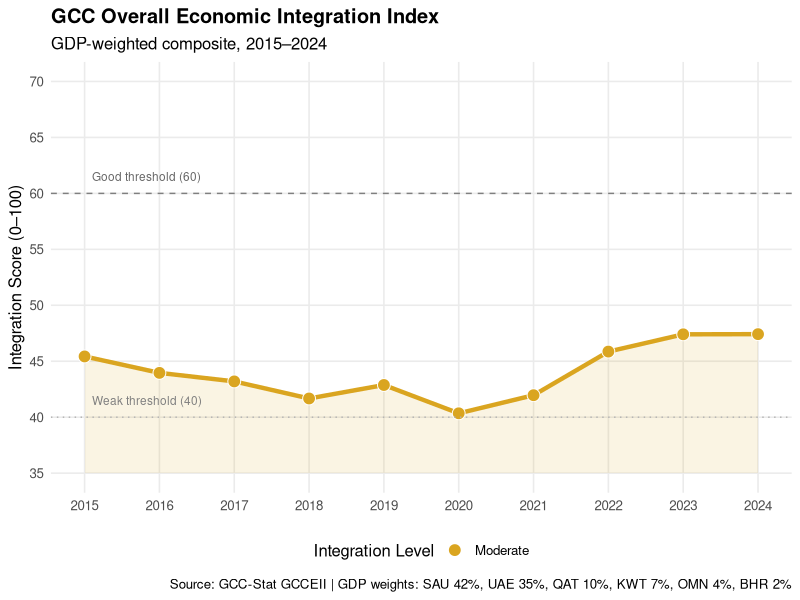
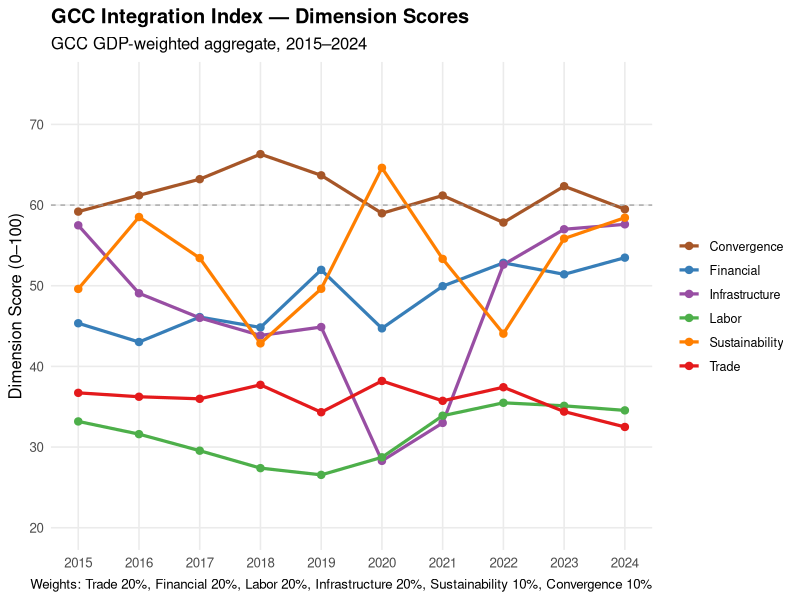
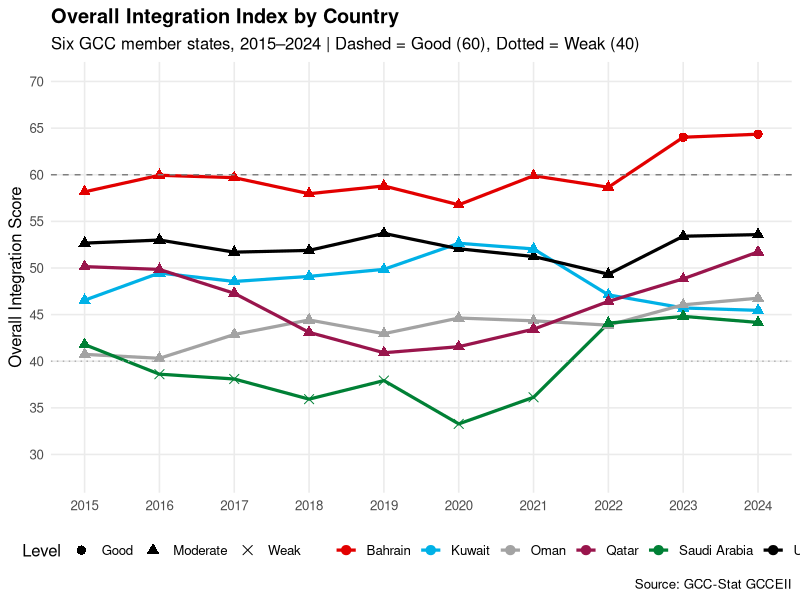
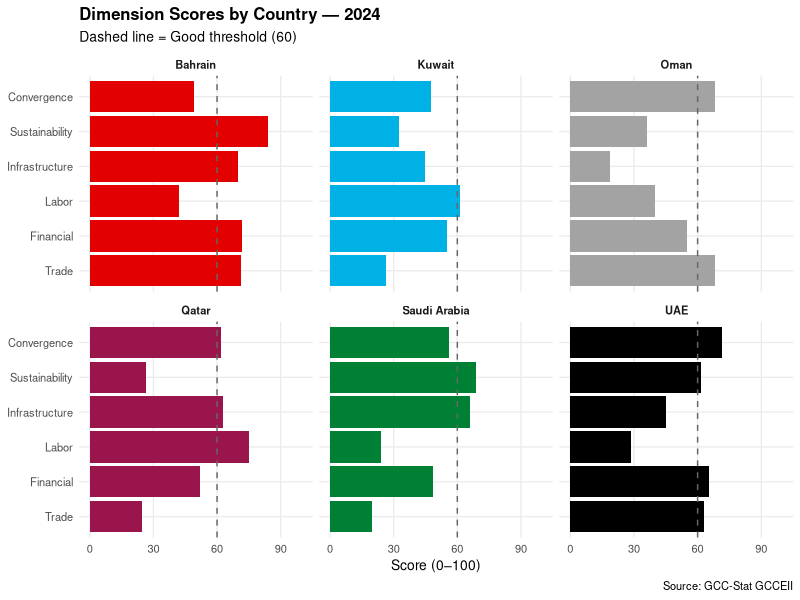
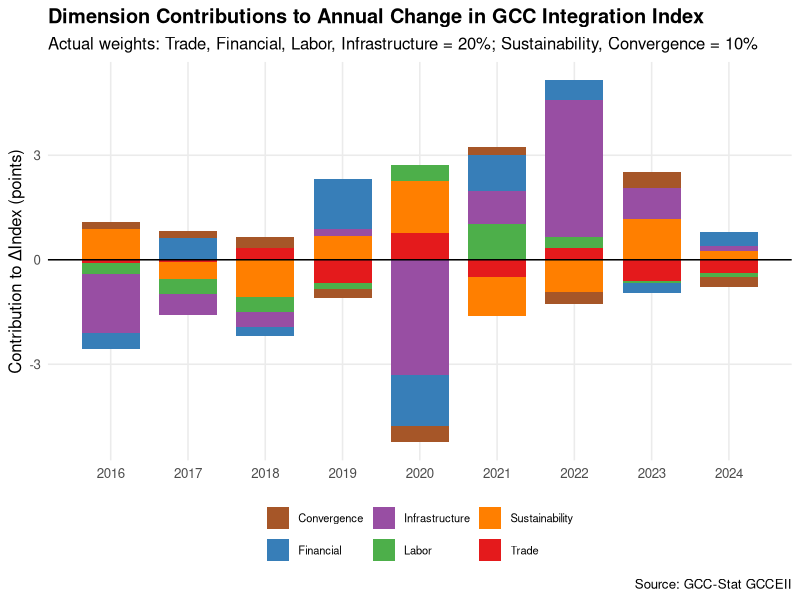
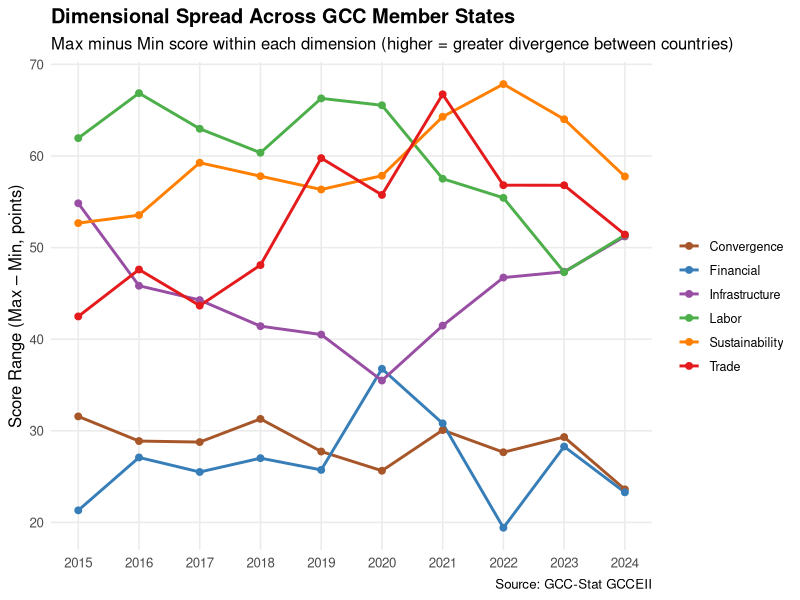
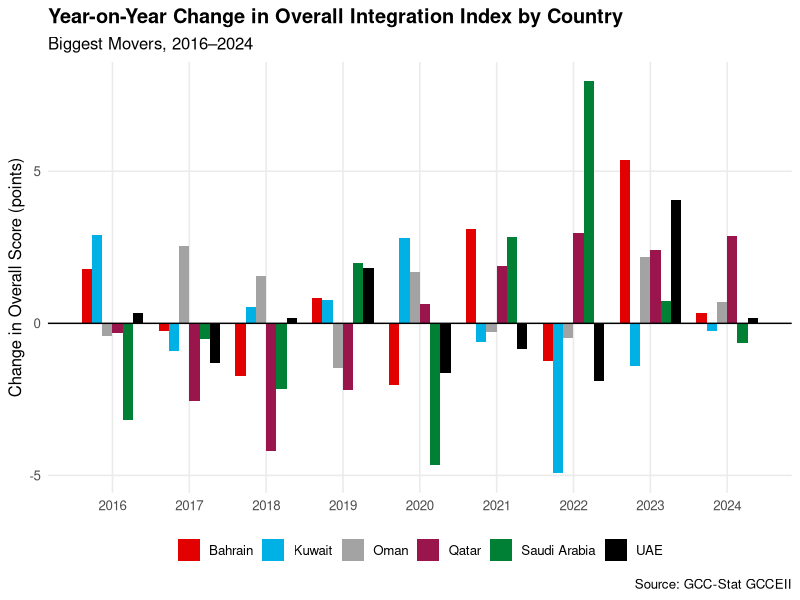

R code for these plots, in order:
## ---- chunk 1
knitr::opts_chunk$set(
  echo       = FALSE,
  message    = FALSE,
  warning    = FALSE,
  fig.width  = 10,
  fig.height = 6,
  dpi        = 150,
  out.width  = "100%"
)
## ---- chunk 2
library(tidyverse)
library(ggplot2)
library(scales)
## ---- chunk 3
# ── Setup: run from GCCEII project root ─────────────────────────────
# library(tidyverse)  # loaded in setup chunk
# library(ggplot2)  # loaded in setup chunk
# library(scales)  # loaded in setup chunk

scores <- read_csv("output/gcceii_scores.csv", show_col_types = FALSE)

# Country name map: ISO3 → display names
iso3_map <- c(ARE = "UAE", BHR = "Bahrain", SAU = "Saudi Arabia",
              OMN = "Oman", QAT = "Qatar", KWT = "Kuwait", GCC = "GCC")

# Official country colors (from R/utils.R)
COUNTRY_COLORS <- c(
  UAE            = "#000000",
  Qatar          = "#99154C",
  "Saudi Arabia" = "#008035",
  Bahrain        = "#E20000",
  Oman           = "#a3a3a3",
  Kuwait         = "#00B1E6",
  GCC            = "#DAA520"
)

# Dimension display labels and colors
DIMENSION_LABELS <- c(
  Trade = "Trade", Financial = "Financial", Labor = "Labor",
  Infrastructure = "Infrastructure", Sustainability = "Sustainability",
  Convergence = "Convergence"
)
DIMENSION_COLORS <- setNames(
  c("#E41A1C", "#377EB8", "#4DAF4A", "#984EA3", "#FF7F00", "#A65628"),
  DIMENSION_LABELS
)

# Overall index (level 3)
idx <- scores %>%
  filter(level == 3) %>%
  mutate(country = iso3_map[country]) %>%
  select(country, year, overall_index = score, integration_level)

# GCC aggregate line chart
gcc_trend <- idx %>% filter(country == "GCC")

ggplot(gcc_trend, aes(x = year, y = overall_index)) +
  geom_ribbon(aes(ymin = 35, ymax = overall_index), fill = "#DAA520", alpha = 0.12) +
  geom_line(color = "#DAA520", linewidth = 1.5) +
  geom_point(aes(fill = integration_level), shape = 21, size = 4, color = "white") +
  geom_hline(yintercept = 60, linetype = "dashed", color = "grey50") +
  geom_hline(yintercept = 40, linetype = "dotted", color = "grey70") +
  annotate("text", x = 2015.1, y = 61.5, label = "Good threshold (60)",
           hjust = 0, size = 3, color = "grey40") +
  annotate("text", x = 2015.1, y = 41.5, label = "Weak threshold (40)",
           hjust = 0, size = 3, color = "grey50") +
  scale_fill_manual(
    values = c(Good = "#4DAF4A", Moderate = "#DAA520", Weak = "#E41A1C"),
    name = "Integration Level"
  ) +
  scale_x_continuous(breaks = 2015:2024) +
  scale_y_continuous(limits = c(35, 70), breaks = seq(35, 70, 5)) +
  labs(
    title = "GCC Overall Economic Integration Index",
    subtitle = "GDP-weighted composite, 2015–2024",
    x = NULL, y = "Integration Score (0–100)",
    caption = "Source: GCC-Stat GCCEII | GDP weights: SAU 42%, UAE 35%, QAT 10%, KWT 7%, OMN 4%, BHR 2%"
  ) +
  theme_minimal(base_size = 12) +
  theme(plot.title = element_text(face = "bold"), panel.grid.minor = element_blank(),
        legend.position = "bottom")
## ---- chunk 4
# GCC Dimension Score Evolution: 2015–2024
gcc_dims_ts <- scores %>%
  filter(level == 2, country == "GCC") %>%
  mutate(dimension = DIMENSION_LABELS[code]) %>%
  select(year, dimension, score)

ggplot(gcc_dims_ts, aes(x = year, y = score, color = dimension, group = dimension)) +
  geom_line(linewidth = 1.1) +
  geom_point(size = 2.2) +
  geom_hline(yintercept = 60, linetype = "dashed", color = "grey60", linewidth = 0.4) +
  scale_color_manual(values = DIMENSION_COLORS, name = NULL) +
  scale_x_continuous(breaks = 2015:2024) +
  scale_y_continuous(breaks = seq(20, 75, 10), limits = c(20, 75)) +
  labs(
    title = "GCC Integration Index — Dimension Scores",
    subtitle = "GCC GDP-weighted aggregate, 2015–2024",
    x = NULL, y = "Dimension Score (0–100)",
    caption = "Weights: Trade 20%, Financial 20%, Labor 20%, Infrastructure 20%, Sustainability 10%, Convergence 10%"
  ) +
  theme_minimal(base_size = 12) +
  theme(plot.title = element_text(face = "bold"), panel.grid.minor = element_blank(),
        legend.position = "right", legend.text = element_text(size = 9))
## ---- chunk 5
# All-country overall index trajectories
countries_6 <- c("UAE", "Bahrain", "Kuwait", "Oman", "Qatar", "Saudi Arabia")
country_trend <- idx %>% filter(country %in% countries_6)

ggplot(country_trend, aes(x = year, y = overall_index,
                          color = country, group = country)) +
  geom_line(linewidth = 1.1) +
  geom_point(aes(shape = integration_level), size = 2.8) +
  geom_hline(yintercept = 60, linetype = "dashed", color = "grey50") +
  geom_hline(yintercept = 40, linetype = "dotted", color = "grey70") +
  scale_color_manual(values = COUNTRY_COLORS, name = NULL) +
  scale_shape_manual(values = c(Good = 16, Moderate = 17, Weak = 4), name = "Level") +
  scale_x_continuous(breaks = 2015:2024) +
  scale_y_continuous(limits = c(28, 70), breaks = seq(30, 70, 5)) +
  labs(
    title = "Overall Integration Index by Country",
    subtitle = "Six GCC member states, 2015–2024 | Dashed = Good (60), Dotted = Weak (40)",
    x = NULL, y = "Overall Integration Score",
    caption = "Source: GCC-Stat GCCEII"
  ) +
  theme_minimal(base_size = 12) +
  theme(plot.title = element_text(face = "bold"), panel.grid.minor = element_blank(),
        legend.position = "bottom") +
  guides(color = guide_legend(nrow = 1))
## ---- chunk 6
# 2024 Dimension profiles — small multiples
dim_2024 <- scores %>%
  filter(level == 2, year == 2024) %>%
  mutate(
    country   = iso3_map[country],
    dimension = factor(DIMENSION_LABELS[code], levels = DIMENSION_LABELS)
  ) %>%
  filter(country %in% countries_6)

ggplot(dim_2024, aes(x = dimension, y = score, fill = country)) +
  geom_col(show.legend = FALSE) +
  geom_hline(yintercept = 60, linetype = "dashed", color = "grey40", linewidth = 0.5) +
  coord_flip() +
  facet_wrap(~ country, ncol = 3) +
  scale_fill_manual(values = COUNTRY_COLORS) +
  scale_y_continuous(limits = c(0, 100), breaks = c(0, 30, 60, 90)) +
  labs(
    title = "Dimension Scores by Country — 2024",
    subtitle = "Dashed line = Good threshold (60)",
    x = NULL, y = "Score (0–100)",
    caption = "Source: GCC-Stat GCCEII"
  ) +
  theme_minimal(base_size = 10) +
  theme(plot.title = element_text(face = "bold", size = 12),
        strip.text = element_text(face = "bold"), panel.grid.minor = element_blank())
## ---- chunk 7
# Weighted dimension contributions to GCC year-on-year change
dim_weights_vec <- c(
  Trade = 0.20, Financial = 0.20, Labor = 0.20,
  Infrastructure = 0.20, Sustainability = 0.10, Convergence = 0.10
)

gcc_contrib <- scores %>%
  filter(level == 2, country == "GCC") %>%
  select(year, dimension = code, score) %>%
  arrange(dimension, year) %>%
  group_by(dimension) %>%
  mutate(
    weight = dim_weights_vec[dimension],
    contrib = (score - lag(score)) * weight
  ) %>%
  ungroup() %>%
  filter(!is.na(contrib)) %>%
  mutate(dimension = DIMENSION_LABELS[dimension])

ggplot(gcc_contrib, aes(x = year, y = contrib, fill = dimension)) +
  geom_col(position = "stack", width = 0.75) +
  geom_hline(yintercept = 0, color = "black", linewidth = 0.5) +
  scale_fill_manual(values = DIMENSION_COLORS, name = NULL) +
  scale_x_continuous(breaks = 2016:2024) +
  labs(
    title = "Dimension Contributions to Annual Change in GCC Integration Index",
    subtitle = "Actual weights: Trade, Financial, Labor, Infrastructure = 20%; Sustainability, Convergence = 10%",
    x = NULL, y = "Contribution to ΔIndex (points)",
    caption = "Source: GCC-Stat GCCEII"
  ) +
  theme_minimal(base_size = 12) +
  theme(plot.title = element_text(face = "bold"), panel.grid.minor = element_blank(),
        legend.position = "bottom", legend.text = element_text(size = 8)) +
  guides(fill = guide_legend(nrow = 2))
## ---- chunk 8
# Dimensional spread: Max – Min across 6 countries by year
spread <- scores %>%
  filter(level == 2, !country %in% c("GCC")) %>%
  group_by(year, dimension = code) %>%
  summarise(
    spread = max(score, na.rm = TRUE) - min(score, na.rm = TRUE),
    .groups = "drop"
  ) %>%
  mutate(dimension = DIMENSION_LABELS[dimension])

ggplot(spread, aes(x = year, y = spread, color = dimension, group = dimension)) +
  geom_line(linewidth = 1.0) +
  geom_point(size = 2) +
  scale_color_manual(values = DIMENSION_COLORS, name = NULL) +
  scale_x_continuous(breaks = 2015:2024) +
  labs(
    title = "Dimensional Spread Across GCC Member States",
    subtitle = "Max minus Min score within each dimension (higher = greater divergence between countries)",
    x = NULL, y = "Score Range (Max – Min, points)",
    caption = "Source: GCC-Stat GCCEII"
  ) +
  theme_minimal(base_size = 12) +
  theme(plot.title = element_text(face = "bold"), panel.grid.minor = element_blank(),
        legend.position = "right", legend.text = element_text(size = 9))
## ---- chunk 9
# Year-on-year change in overall index by country
movers <- idx %>%
  filter(country %in% countries_6) %>%
  arrange(country, year) %>%
  group_by(country) %>%
  mutate(change = overall_index - lag(overall_index)) %>%
  ungroup() %>%
  filter(!is.na(change))

ggplot(movers, aes(x = year, y = change, fill = country)) +
  geom_col(position = "dodge", width = 0.8) +
  geom_hline(yintercept = 0, color = "black") +
  scale_fill_manual(values = COUNTRY_COLORS, name = NULL) +
  scale_x_continuous(breaks = 2016:2024) +
  labs(
    title = "Year-on-Year Change in Overall Integration Index by Country",
    subtitle = "Biggest Movers, 2016–2024",
    x = NULL, y = "Change in Overall Score (points)",
    caption = "Source: GCC-Stat GCCEII"
  ) +
  theme_minimal(base_size = 12) +
  theme(plot.title = element_text(face = "bold"), panel.grid.minor = element_blank(),
        legend.position = "bottom") +
  guides(fill = guide_legend(nrow = 1))
